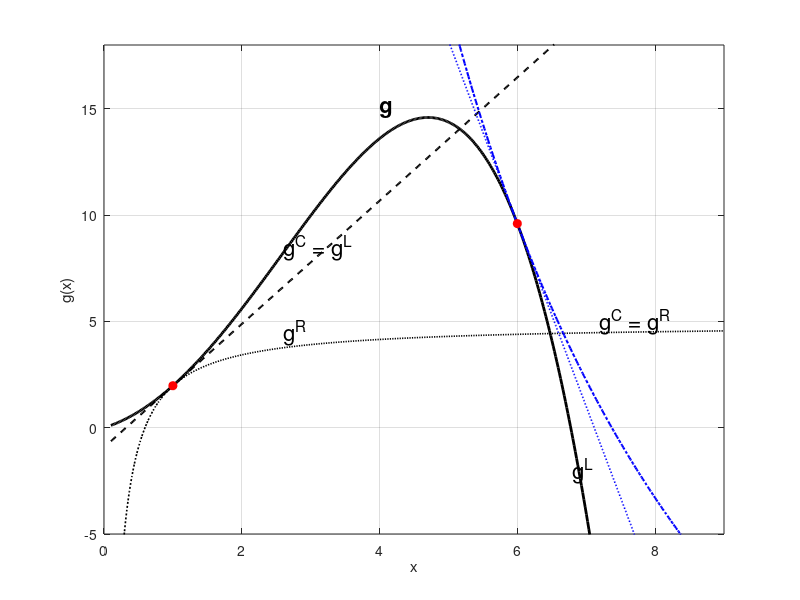

This figure's MATLAB source:
% =========================================================================
% Xấp xỉ CONLIN
% =========================================================================

clc; clear; close all;

% 1. ĐỊNH NGHĨA HÀM SỐ VÀ ĐẠO HÀM
g = @(x) x + x.^2 - (1/40).*x.^4;
dg = @(x) 1 + 2.*x - (1/10).*x.^3;

% Tạo miền giá trị x để vẽ
x = linspace(0.1, 9, 500); 
y_true = g(x);

% 2. TÍNH TOÁN TẠI X1 = 1
x1 = 1;
g1 = g(x1);
dg1 = dg(x1);
gL1 = g1 + dg1 .* (x - x1);               % Tuyến tính
gR1 = g1 + dg1 .* (x1 ./ x) .* (x - x1);  % Nghịch đảo

% 3. TÍNH TOÁN TẠI X2 = 6
x2 = 6;
g2 = g(x2);
dg2 = dg(x2);
gL2 = g2 + dg2 .* (x - x2);               % Tuyến tính
gR2 = g2 + dg2 .* (x2 ./ x) .* (x - x2);  % Nghịch đảo

% 4. VẼ ĐỒ THỊ
figure('Color', 'w', 'Position', [100, 100, 800, 500]);
hold on; grid on; box on;

% --- Vẽ các đường ---
plot(x, y_true, 'k-', 'LineWidth', 2);     % Hàm gốc
plot(x, gL1, 'k--', 'LineWidth', 1.5);     % CONLIN tại x=1 (Tuyến tính)
plot(x, gR1, 'k:', 'LineWidth', 1.2);      % So sánh tại x=1
plot(x, gR2, 'b-.', 'LineWidth', 1.5);     % CONLIN tại x=6 (Nghịch đảo)
plot(x, gL2, 'b:', 'LineWidth', 1.2);      % So sánh tại x=6

% --- Đánh dấu điểm ---
plot(x1, g1, 'ro', 'MarkerFaceColor', 'r');
plot(x2, g2, 'ro', 'MarkerFaceColor', 'r');

% 5. TRANG TRÍ & CHÚ THÍCH (TEXT NGANG)
ylim([-5 18]);
xlim([0 9]);
xlabel('x');
ylabel('g(x)');

% Chú thích trực tiếp (Text nằm ngang mặc định)
text(4, 15, 'g', 'FontSize', 16, 'FontWeight', 'bold');

% Khu vực x = 1
text(2.6, 8.5, 'g^C = g^L', 'FontSize', 16); % Đã bỏ Rotation
text(2.6, 4.5, 'g^R', 'FontSize', 16);       % Đã bỏ Rotation

% Khu vực x = 6
text(7.2, 5, 'g^C = g^R', 'FontSize', 16);
text(6.8, -2, 'g^L', 'FontSize', 16);

hold off;
